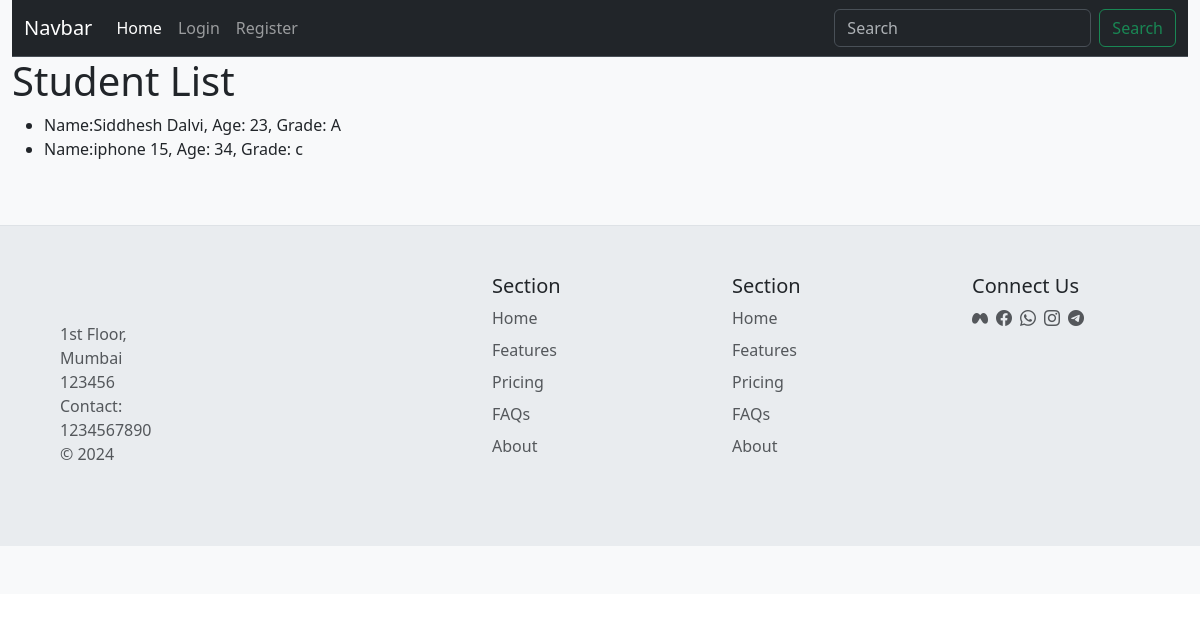
Before: / with the older database file.
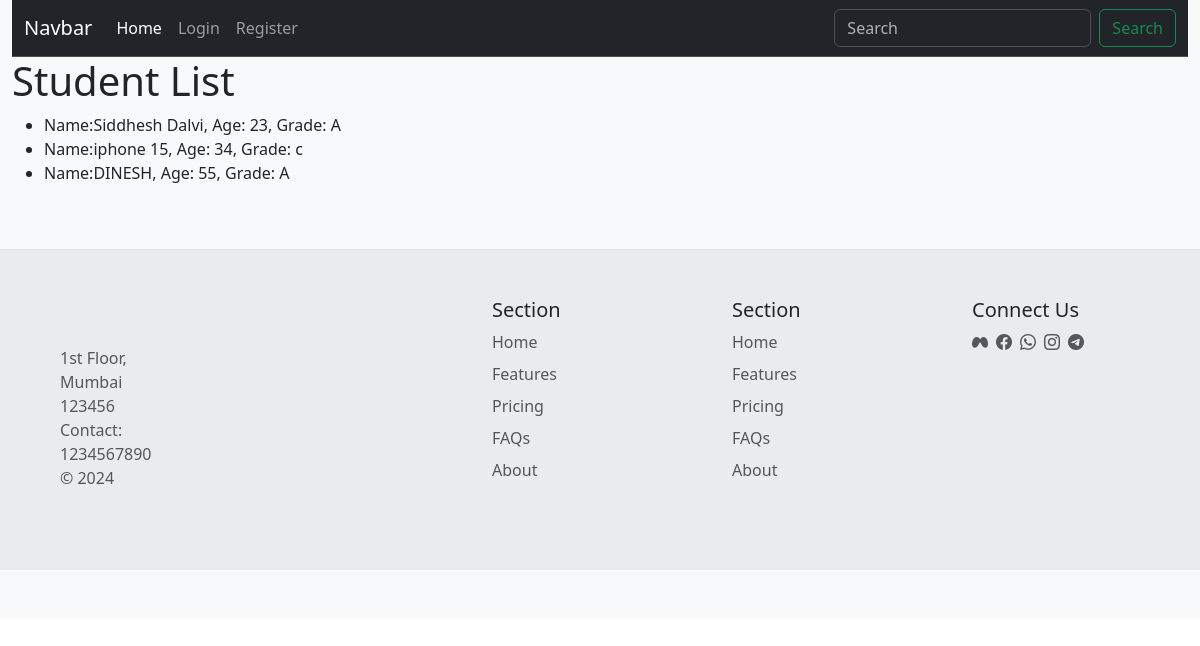
After: the same page with the newer database file.
### student_management/models.py (models this page shows)
class Student(models.Model):
    name = models.CharField(max_length=100)
    age = models.IntegerField()
    grade = models.CharField(max_length=10)

### student_management/views.py (the view)
# urls.py: path('', StudentListView.as_view(), name='student_list'),
class StudentListView(ListView):
    model = Student
    template_name = 'student_list.html'

### templates/student_list.html
{% extends 'base.html' %}
{% block 'content' %}
  <h1>Student List</h1>
  <ul>
    {% for stud in student_list %}
      <li>Name:{{stud.name}}, Age: {{stud.age}}, Grade: {{stud.grade}}</li>
        {% endfor %}
  </ul>
{% endblock %}

### templates/base.html
{% include 'header.html' %}
{% block 'content' %}
{% endblock %}
{% include 'footer.html' %}

### templates/header.html (shortened to what this page needs)
{% load static %}
<!DOCTYPE html>
<html lang="en">
<head>
    <link rel="stylesheet" href="{% static 'css/bootstrap.min.css' %}">
    <link rel="stylesheet" href="https://cdn.jsdelivr.net/npm/bootstrap-icons@1.11.3/font/bootstrap-icons.min.css">
</head>
<body>
    <div class="container-fluid bg-light">
        <div class="row">
            <div class="col-md-12">
                <nav class="navbar navbar-expand-lg bg-dark border-bottom border-body" data-bs-theme="dark">
                    <div class="container-fluid">
                        <a class="navbar-brand" href="#">Navbar</a>
                        <div class="collapse navbar-collapse" id="navbarSupportedContent">
                            <ul class="navbar-nav me-auto mb-2 mb-lg-0">
                                <li class="nav-item">
                                    <a class="nav-link active" aria-current="page" href="/">Home</a>
                                </li>
                                {% if user.is_authenticated %}
                                <li class="nav-item">
                                    <a class="nav-link" href="/logout">Logout</a>
                                </li>
                                {% else %}
                                <li class="nav-item">
                                    <a class="nav-link" href="/login">Login</a>
                                </li>
                                <li class="nav-item">
                                    <a class="nav-link" href="/register">Register</a>
                                </li>
                                {% endif %}
                            </ul>
                            <form class="d-flex" role="search">
                                <input class="form-control me-2" type="search" placeholder="Search" aria-label="Search">
                                <button class="btn btn-outline-success" type="submit">Search</button>
                            </form>
                        </div>
                    </div>
                </nav>
            </div>
        </div>
</body>
</html>

### templates/footer.html (shortened to what this page needs)
{% load static %}
<!DOCTYPE html>
<html lang="en">
<head>
    <link rel="stylesheet" href="{% static 'css/bootstrap.min.css' %}">
    <link rel="stylesheet" href="https://cdn.jsdelivr.net/npm/bootstrap-icons@1.11.3/font/bootstrap-icons.min.css">
</head>
<body>
    <div class="row">
        <div class="col-md-12">
            <footer class="row row-cols-1 row-cols-sm-2 row-cols-md-5 py-5 my-5 border-top bg-body-secondary">
                <div class="col mb-3">
                    <a href="/" class="d-flex align-items-center mb-3 link-body-emphasis text-decoration-none">
                        <svg class="bi me-2" width="40" height="32">
                            <use xlink:href="#bootstrap"></use>
                        </svg>
                    </a>
                    <p class="text-body-secondary ms-5 me-5">
                        1st Floor,<br>
                        Mumbai 123456 <br>
                        Contact: 1234567890 <br>
                        © 2024</p>
                </div>
                <div class="col mb-3">
                </div>
                <div class="col mb-3">
                    <h5>Section</h5>
                    <ul class="nav flex-column">
                        <li class="nav-item mb-2"><a href="#" class="nav-link p-0 text-body-secondary">Home</a></li>
                        <li class="nav-item mb-2"><a href="#" class="nav-link p-0 text-body-secondary">Features</a></li>
                        <li class="nav-item mb-2"><a href="#" class="nav-link p-0 text-body-secondary">Pricing</a></li>
                        <li class="nav-item mb-2"><a href="#" class="nav-link p-0 text-body-secondary">FAQs</a></li>
                        <li class="nav-item mb-2"><a href="#" class="nav-link p-0 text-body-secondary">About</a></li>
                    </ul>
                </div>
                <div class="col mb-3">
                    <h5>Section</h5>
                    <ul class="nav flex-column">
                        <li class="nav-item mb-2"><a href="#" class="nav-link p-0 text-body-secondary">Home</a></li>
                        <li class="nav-item mb-2"><a href="#" class="nav-link p-0 text-body-secondary">Features</a></li>
                        <li class="nav-item mb-2"><a href="#" class="nav-link p-0 text-body-secondary">Pricing</a></li>
                        <li class="nav-item mb-2"><a href="#" class="nav-link p-0 text-body-secondary">FAQs</a></li>
                        <li class="nav-item mb-2"><a href="#" class="nav-link p-0 text-body-secondary">About</a></li>
                    </ul>
                </div>
                <div class="col mb-3">
                    <h5>Connect Us</h5>
                    <ul class="nav flex-row">
                        <li class="nav-item me-2"><a href="#" class="nav-link p-0 text-body-secondary"><i
                                    class="bi bi-meta"></i></a></li>
                        <li class="nav-item me-2"><a href="#" class="nav-link p-0 text-body-secondary"><i
                                    class="bi bi-facebook"></i></a></li>
                        <li class="nav-item me-2"><a href="#" class="nav-link p-0 text-body-secondary"><i
                                    class="bi bi-whatsapp"></i></a></li>
                        <li class="nav-item me-2"><a href="#" class="nav-link p-0 text-body-secondary"><i
                                    class="bi bi-instagram"></i></a></li>
                        <li class="nav-item me-2"><a href="#" class="nav-link p-0 text-body-secondary"><i
                                    class="bi bi-telegram"></i></a></li>
                    </ul>
                </div>
            </footer>
        </div>
    </div>
</body>
</html>

Changed rows visible on the page:
added Student: name "DINESH", age "55", grade "A"
